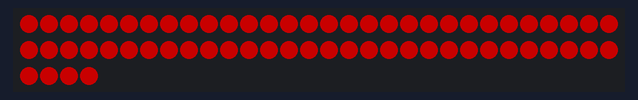
Recording of a sketch running on a simulated Arduino Uno, built with avr-gcc and run on an emulated ATmega328P. Shown: 64 RGB LEDs in strip order, left to right, continuing on the next row. Dim RGB values are drawn brighter than linear.

Above: at 0.1 s.
At 1.1 s:
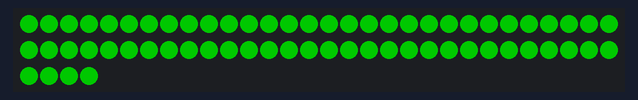
At 2.1 s:
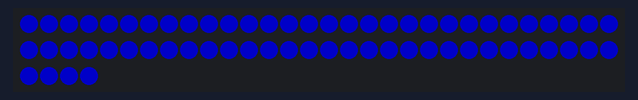
At 3.1 s:
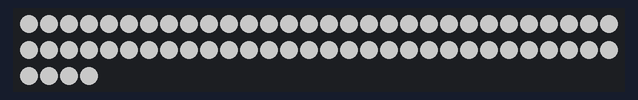

Measured:
- by itself, everything shown: repeats every 4.0 s, in 4 steps
- what the display in image 1 shows lasts 1.0 s, from 1.0 s to 2.0 s

The sketch:

Blink.ino
```cpp
/*
  RPi-WS2812-HAT Blink Example
 */

#include <WS2812.h>

#define DATAPIN     1 //digital output pin (data input of LEDs)
#define LEDCOUNT   64 //number of LEDs to drive
#define INTENSITY 100 //light intensity

WS2812 LED(LEDCOUNT);

void setup()
{
  //init LEDs
  LED.setOutput(DATAPIN);
  //LED.setColorOrderRGB(); //uncomment for RGB color order
  //LED.setColorOrderBRG(); //uncomment for BRG color order
  LED.setColorOrderGRB(); //ucomment for GRB color order (default)
}

void loop()
{
  cRGB value;

  value.r = INTENSITY; value.g = 0; value.b = 0; //red
  for(byte i=0; i < LEDCOUNT; i++){ LED.set_crgb_at(i, value); } //set value to LEDs
  LED.sync(); //send the values to the LEDs
  delay(1000); //wait 1s

  value.r = 0; value.g = INTENSITY; value.b = 0; //green
  for(byte i=0; i < LEDCOUNT; i++){ LED.set_crgb_at(i, value); } //set value to LEDs
  LED.sync(); //send the values to the LEDs
  delay(1000); //wait 1s

  value.r = 0; value.g = 0; value.b = INTENSITY; //blue
  for(byte i=0; i < LEDCOUNT; i++){ LED.set_crgb_at(i, value); } //set value to LEDs
  LED.sync(); //send the values to the LEDs
  delay(1000); //wait 1s

  value.r = INTENSITY; value.g = INTENSITY; value.b = INTENSITY; //white
  for(byte i=0; i < LEDCOUNT; i++){ LED.set_crgb_at(i, value); } //set value to LEDs
  LED.sync(); //send the values to the LEDs
  delay(1000); //wait 1s
}
```
